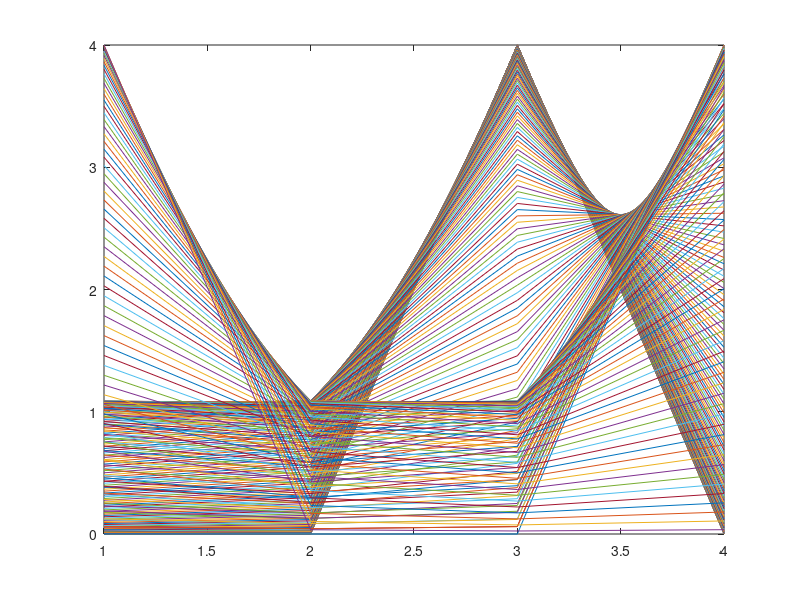

Recreate this plot in MATLAB.
close all; clearvars; clc;
gridElements = 400;
numElements = 4;

thetaGrid = linspace(0,pi,gridElements);
v = [];
for i = 1:numel(thetaGrid)
    v = [v exp(-1j*pi*(0:numElements-1)'*cos(thetaGrid(i)))];
end

plot(abs(fft(v(:,001:200))))

